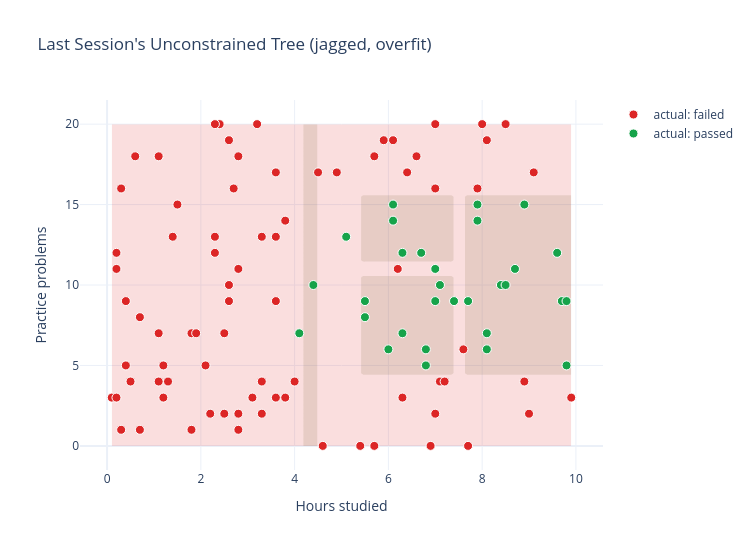

Notebook source saved alongside this figure:
### Markdown cell above
<details>
<summary>Show code</summary>

```python
grid_hours = np.linspace(X["hours_studied"].min(), X["hours_studied"].max(), 200)
grid_practice = np.linspace(X["practice_problems"].min(), X["practice_problems"].max(), 200)
grid_x, grid_y = np.meshgrid(grid_hours, grid_practice)
grid_points = pd.DataFrame({"hours_studied": grid_x.ravel(), "practice_problems": grid_y.ravel()})

deep_tree_grid = deep_tree_model.predict(grid_points).reshape(grid_x.shape)

region_figure = go.Figure()
region_figure.add_trace(
    go.Contour(
        x=grid_hours, y=grid_practice, z=deep_tree_grid,
        showscale=False, colorscale=[[0, "rgba(220,38,38,0.15)"], [1, "rgba(22,163,74,0.15)"]],
        contours=dict(start=0, end=1, size=1, coloring="fill"),
        line=dict(width=0), hoverinfo="skip",
    )
)
for passed_value, color, label in [(0, "#dc2626", "actual: failed"), (1, "#16a34a", "actual: passed")]:
    subset = pass_df[pass_df["passed"] == passed_value]
    region_figure.add_trace(
        go.Scatter(
            x=subset["hours_studied"], y=subset["practice_problems"], mode="markers",
            marker=dict(size=9, color=color, line=dict(width=1, color="white")), name=label,
        )
    )
region_figure.update_layout(
    title="Last Session's Unconstrained Tree (jagged, overfit)",
    xaxis_title="Hours studied", yaxis_title="Practice problems",
    template="plotly_white", width=750, height=550,
)
region_figure.show()
```

</details>

### Code cell
grid_hours = np.linspace(X["hours_studied"].min(), X["hours_studied"].max(), 200)
grid_practice = np.linspace(X["practice_problems"].min(), X["practice_problems"].max(), 200)
grid_x, grid_y = np.meshgrid(grid_hours, grid_practice)
grid_points = pd.DataFrame({"hours_studied": grid_x.ravel(), "practice_problems": grid_y.ravel()})

deep_tree_grid = deep_tree_model.predict(grid_points).reshape(grid_x.shape)

region_figure = go.Figure()
region_figure.add_trace(
    go.Contour(
        x=grid_hours, y=grid_practice, z=deep_tree_grid,
        showscale=False, colorscale=[[0, "rgba(220,38,38,0.15)"], [1, "rgba(22,163,74,0.15)"]],
        contours=dict(start=0, end=1, size=1, coloring="fill"),
        line=dict(width=0), hoverinfo="skip",
    )
)
for passed_value, color, label in [(0, "#dc2626", "actual: failed"), (1, "#16a34a", "actual: passed")]:
    subset = pass_df[pass_df["passed"] == passed_value]
    region_figure.add_trace(
        go.Scatter(
            x=subset["hours_studied"], y=subset["practice_problems"], mode="markers",
            marker=dict(size=9, color=color, line=dict(width=1, color="white")), name=label,
        )
    )
region_figure.update_layout(
    title="Last Session's Unconstrained Tree (jagged, overfit)",
    xaxis_title="Hours studied", yaxis_title="Practice problems",
    template="plotly_white", width=750, height=550,
)
region_figure.show()

### Figure 1 — Plotly figure (JSON) as saved in the notebook; plotly's stock layout.template omitted (floating-point values rounded to 4 significant figures; data arrays with more than 128 entries replaced by an {"elided": "..."} marker saying what was removed)
{"data": [{"colorscale": [[0, "rgba(220,38,38,0.15)"], [1, "rgba(22,163,74,0.15)"]], "contours": {"coloring": "fill", "end": 1, "size": 1, "start": 0}, "hoverinfo": "skip", "line": {"width": 0}, "showscale": false, "type": "contour", "x": {"elided": "200 float values"}, "y": {"elided": "200 float values"}, "z": {"elided": "200x200 int values"}}, {"marker": {"color": "#dc2626", "line": {"color": "white", "width": 1}, "size": 9}, "mode": "markers", "name": "actual: failed", "type": "scatter", "x": [6.6, 0.7, 7.0, 3.2, 4.5, 0.6, 1.8, 1.1, 8.5, 7.0, 2.4, 1.3, 1.9, 2.8, 7.1, 0.7, 3.1, 6.3, 4.0, 9.9, 7.7, 0.1, 3.3, 0.2, 1.1, 3.6, 7.9, 3.8, 0.3, 2.6, 3.3, 5.7, 0.2, 7.6, 2.3, 0.4, 3.6, 8.1, 0.3, 2.6, 1.2, 7.2, 1.1, 3.6, 2.1, 8.9, 8.0, 2.2, 4.9, 5.4, 2.8, 0.5, 3.3, 1.8, 2.3, 2.3, 2.5, 2.8, 5.7, 2.8, 6.1, 1.1, 5.9, 6.2, 0.2, 3.6, 1.4, 9.1, 2.6, 2.7, 7.0, 6.4, 2.5, 1.2, 4.6, 3.8, 1.5, 6.9, 0.4, 9.0], "y": [18, 1, 16, 20, 17, 18, 7, 4, 20, 2, 20, 4, 7, 1, 4, 8, 3, 3, 4, 3, 0, 3, 13, 12, 18, 17, 16, 14, 1, 19, 2, 0, 3, 6, 20, 9, 9, 19, 16, 10, 3, 4, 18, 13, 5, 4, 20, 2, 17, 0, 18, 4, 4, 1, 12, 13, 2, 2, 18, 11, 19, 7, 19, 11, 11, 3, 13, 17, 9, 16, 20, 17, 7, 5, 0, 3, 15, 0, 5, 2]}, {"marker": {"color": "#16a34a", "line": {"color": "white", "width": 1}, "size": 9}, "mode": "markers", "name": "actual: passed", "type": "scatter", "x": [7.0, 9.8, 7.1, 5.1, 8.4, 7.7, 5.5, 8.5, 4.1, 9.7, 5.5, 7.9, 7.4, 6.0, 6.3, 8.7, 6.1, 4.4, 8.1, 9.8, 7.9, 6.8, 6.3, 8.9, 9.6, 6.7, 6.8, 8.1, 6.1, 7.0], "y": [9, 5, 10, 13, 10, 9, 9, 10, 7, 9, 8, 14, 9, 6, 7, 11, 14, 10, 6, 9, 15, 6, 12, 15, 12, 12, 5, 7, 15, 11]}], "layout": {"height": 550, "title": {"text": "Last Session's Unconstrained Tree (jagged, overfit)"}, "width": 750, "xaxis": {"title": {"text": "Hours studied"}}, "yaxis": {"title": {"text": "Practice problems"}}}}
